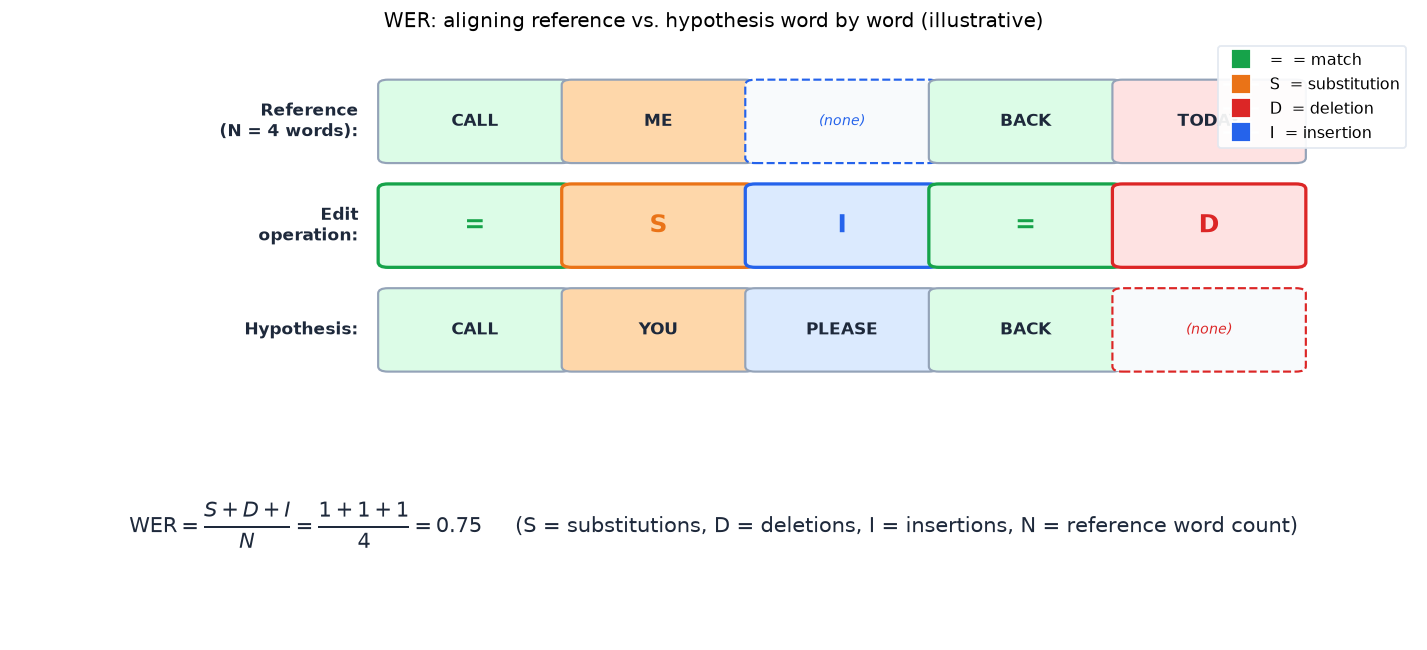

Write Python code to recreate this figure.
import matplotlib; matplotlib.use('Agg')
import matplotlib.pyplot as plt
import matplotlib.patches as patches

OUT = ("/private/tmp/claude-501/-Users-xingao-Projects-Neurarch/"
       "65adcdb4-d882-4642-bf5c-d42bf1be1f61/scratchpad/"
       "awesome-ml-system-design/book/speech/assets/")

plt.rcParams.update({'figure.dpi': 130, 'font.size': 11, 'figure.autolayout': True})

GREEN  = '#16a34a'
ORANGE = '#ea7317'
RED    = '#dc2626'
BLUE   = '#2563eb'
GRAY   = '#64748b'
L_GREEN  = '#dcfce7'
L_ORANGE = '#fed7aa'
L_RED    = '#fee2e2'
L_BLUE   = '#dbeafe'
L_GRAY   = '#f1f5f9'

# Alignment (5 columns):
# REF:  CALL   ME     ---      BACK   TODAY
# OP:   =      S      I        =      D
# HYP:  CALL   YOU    PLEASE   BACK   ---
#
# S=1, D=1, I=1, N=4 (reference has 4 real words)
# WER = (1 + 1 + 1) / 4 = 0.75

ref_toks = ['CALL', 'ME',  '',       'BACK', 'TODAY']
ops       = ['=',   'S',   'I',      '=',    'D']
hyp_toks  = ['CALL', 'YOU', 'PLEASE', 'BACK', '']

op_style = {
    '=': (L_GREEN,  GREEN,  'match'),
    'S': (L_ORANGE, ORANGE, 'substitution'),
    'D': (L_RED,    RED,    'deletion'),
    'I': (L_BLUE,   BLUE,   'insertion'),
}

NCOLS = len(ops)
FIG_W = 11.0
FIG_H = 4.8
fig = plt.figure(figsize=(FIG_W, FIG_H))
fig.patch.set_facecolor('white')

# Top 70% for alignment grid, bottom 30% for formula
ax_grid = fig.add_axes([0.01, 0.30, 0.98, 0.66])
ax_form = fig.add_axes([0.01, 0.00, 0.98, 0.30])

# ---- alignment grid ----
ax_grid.set_xlim(-1.8, NCOLS + 0.3)
ax_grid.set_ylim(-0.15, 3.8)
ax_grid.axis('off')
ax_grid.set_title(
    'WER: aligning reference vs. hypothesis word by word (illustrative)',
    fontsize=11, pad=6
)

row_y = {'ref': 3.0, 'op': 2.0, 'hyp': 1.0}
row_lbl = {
    'ref': 'Reference\n(N = 4 words):',
    'op':  'Edit\noperation:',
    'hyp': 'Hypothesis:',
}

for row, y in row_y.items():
    ax_grid.text(-0.05, y, row_lbl[row],
                 ha='right', va='center', fontsize=9.5,
                 color='#1e293b', fontweight='bold')

CW, CH = 0.88, 0.70
PAD_X  = 0.05  # horizontal gap between cells
X0     = 0.10  # left edge of first cell

for i, (rt, op, ht) in enumerate(zip(ref_toks, ops, hyp_toks)):
    bg, fg, _ = op_style[op]
    x = X0 + i * (CW + PAD_X)

    # ref cell
    if rt:
        r = patches.FancyBboxPatch(
            (x, row_y['ref'] - CH / 2), CW, CH,
            boxstyle='round,pad=0.05',
            facecolor=bg, edgecolor='#94a3b8', lw=1.2
        )
        ax_grid.add_patch(r)
        ax_grid.text(x + CW / 2, row_y['ref'], rt,
                     ha='center', va='center', fontsize=9.5,
                     color='#1e293b', fontweight='bold')
    else:
        # empty ref (insertion): draw dashed outline
        r = patches.FancyBboxPatch(
            (x, row_y['ref'] - CH / 2), CW, CH,
            boxstyle='round,pad=0.05',
            facecolor='#f8fafc', edgecolor=fg, lw=1.2, ls='--'
        )
        ax_grid.add_patch(r)
        ax_grid.text(x + CW / 2, row_y['ref'], '(none)',
                     ha='center', va='center', fontsize=8,
                     color=fg, style='italic')

    # operation label cell
    r2 = patches.FancyBboxPatch(
        (x, row_y['op'] - CH / 2), CW, CH,
        boxstyle='round,pad=0.05',
        facecolor=bg, edgecolor=fg, lw=1.8
    )
    ax_grid.add_patch(r2)
    ax_grid.text(x + CW / 2, row_y['op'], op,
                 ha='center', va='center', fontsize=14,
                 color=fg, fontweight='bold')

    # hyp cell
    if ht:
        r3 = patches.FancyBboxPatch(
            (x, row_y['hyp'] - CH / 2), CW, CH,
            boxstyle='round,pad=0.05',
            facecolor=bg, edgecolor='#94a3b8', lw=1.2
        )
        ax_grid.add_patch(r3)
        ax_grid.text(x + CW / 2, row_y['hyp'], ht,
                     ha='center', va='center', fontsize=9.5,
                     color='#1e293b', fontweight='bold')
    else:
        # empty hyp (deletion)
        r3 = patches.FancyBboxPatch(
            (x, row_y['hyp'] - CH / 2), CW, CH,
            boxstyle='round,pad=0.05',
            facecolor='#f8fafc', edgecolor=fg, lw=1.2, ls='--'
        )
        ax_grid.add_patch(r3)
        ax_grid.text(x + CW / 2, row_y['hyp'], '(none)',
                     ha='center', va='center', fontsize=8,
                     color=fg, style='italic')

# Legend
legend_handles = []
for op, (bg, fg, lbl) in op_style.items():
    legend_handles.append(
        plt.Line2D([0], [0], marker='s', color='w',
                   markerfacecolor=fg, markersize=11,
                   label=f'{op}  = {lbl}')
    )
ax_grid.legend(handles=legend_handles, loc='upper right',
               fontsize=9, frameon=True, framealpha=0.92,
               edgecolor='#e2e8f0')

# ---- formula row ----
ax_form.axis('off')
ax_form.text(
    0.50, 0.60,
    r'$\text{WER} = \dfrac{S + D + I}{N} = \dfrac{1 + 1 + 1}{4} = 0.75$'
    r'     (S = substitutions, D = deletions, I = insertions, N = reference word count)',
    ha='center', va='center', transform=ax_form.transAxes,
    fontsize=11.5, color='#1e293b'
)

fig.savefig(OUT + 'fig-wer-computation.png', dpi=130, bbox_inches='tight')
plt.close(fig)
print('wrote fig-wer-computation.png')
